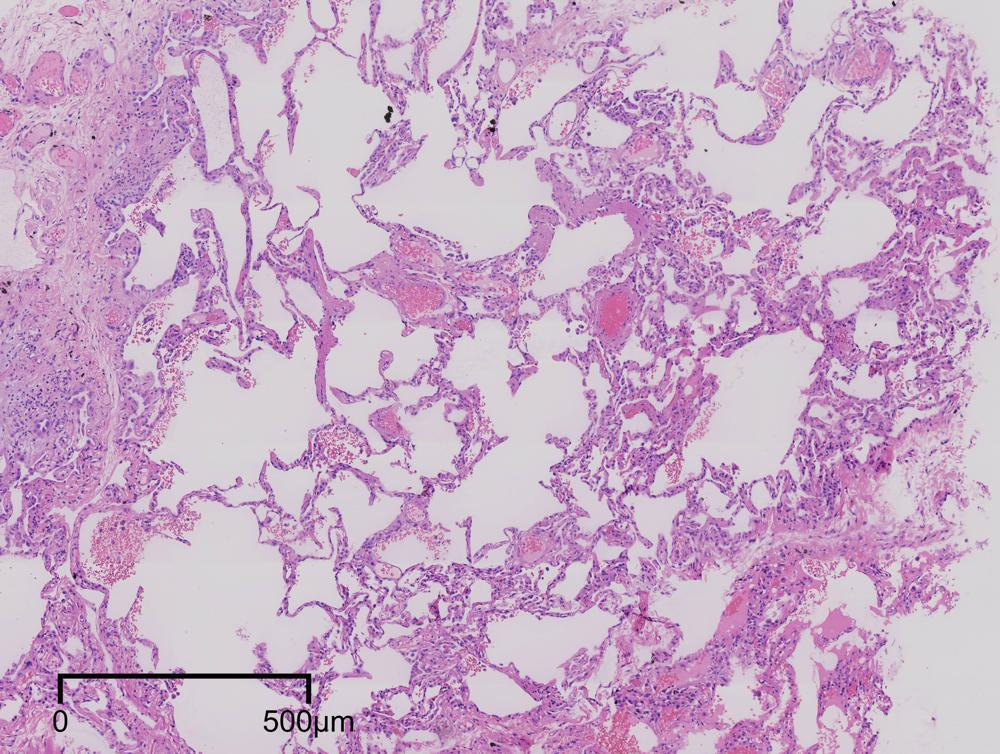
#> input picture Parameter Extraction Automation/pic_init/5.jpg, 1000 x 754 px
$ python 2.py
#> lines starting #> are read from the running program, lines starting #| are printed output that depends on the picture; after the words box and inside, x2 and y2 are one past the last pixel; in counts of white or black regions, pixels touching at a corner belong together
import cv2
import numpy as np

# 读取图像
image = cv2.imread('pic_init/5.jpg')
#> image is the input picture: shape (754, 1000, 3); mean B, G, R 198.3, 169.5, 199.5

# 转换为灰度图像
gray = cv2.cvtColor(image, cv2.COLOR_BGR2GRAY)
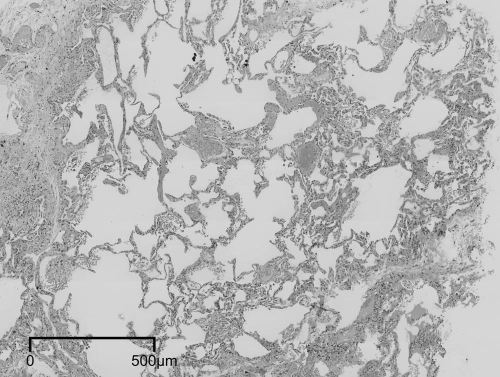
#> gray: shape (754, 1000) (shown at 1/2 size); min 0, max 242, mean 181.7

# 使用阈值来分割黑色部分
_, thresholded = cv2.threshold(gray, 10, 255, cv2.THRESH_BINARY_INV)
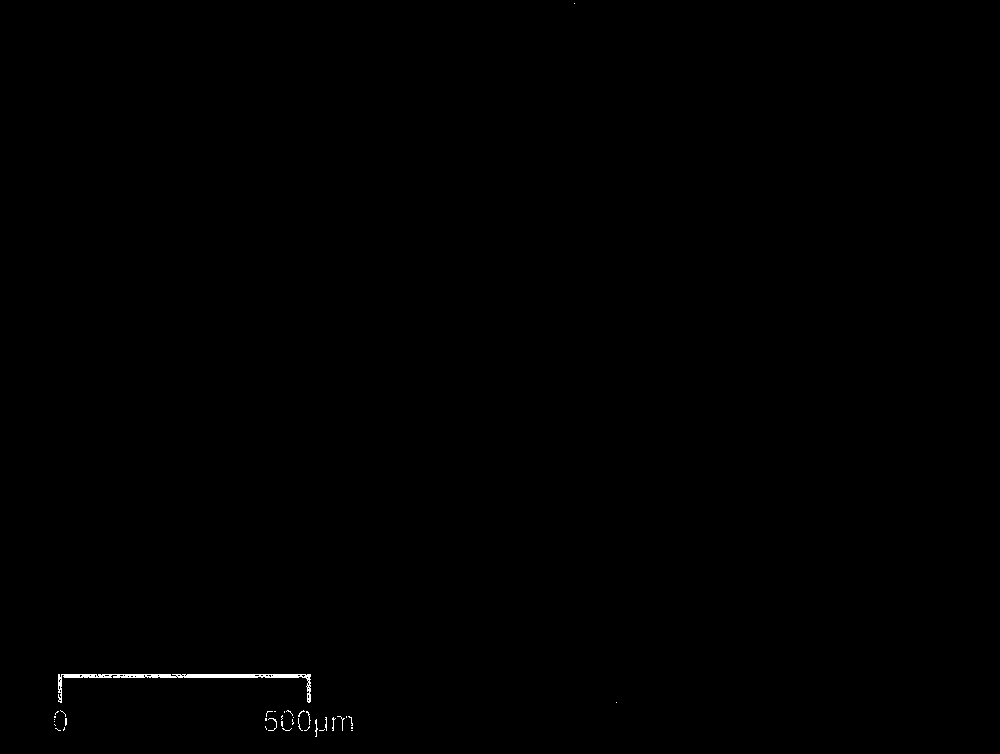
#> thresholded: shape (754, 1000); 0.18% white; 37 white regions (31 under 20 px)

# 查找轮廓
contours, _ = cv2.findContours(thresholded, cv2.RETR_EXTERNAL, cv2.CHAIN_APPROX_SIMPLE)
#> contours = 37 contours, 36 with area under 20; largest, box (x1, y1, x2, y2) and area: (58, 674, 311, 703) 813

# 去除小的离散区域
min_contour_area = 100  # 设置最小轮廓面积阈值
filtered_contours = [contour for contour in contours if cv2.contourArea(contour) > min_contour_area]
#> filtered_contours = 1 contour; box (x1, y1, x2, y2) and area: (58, 674, 311, 703) 813

# 计算所有黑色线段的总体边框范围
total_x_min = float('inf')
total_y_min = float('inf')
total_x_max = 0
total_y_max = 0

for contour in filtered_contours:
    x, y, w, h = cv2.boundingRect(contour)
    total_x_min = min(total_x_min, x)
    total_y_min = min(total_y_min, y)
    total_x_max = max(total_x_max, x + w)
    total_y_max = max(total_y_max, y + h)
#> this loop made 1 pass
#> (x, y, w, h, total_x_min, total_y_min, total_x_max, total_y_max) on pass 1: (58, 674, 253, 29, 58, 674, 311, 703)

total_width = total_x_max - total_x_min
#> total_width = 253
total_height = total_y_max - total_y_min
#> total_height = 29

print("所有黑色线段的总体边框范围 (x, y, width, height):", total_x_min, total_y_min, total_width, total_height)
#| 所有黑色线段的总体边框范围 (x, y, width, height): 58 674 253 29

# 在图像上绘制所有线段的总体边框范围
cv2.rectangle(image, (total_x_min, total_y_min), (total_x_max, total_y_max), (0, 255, 0), 2)
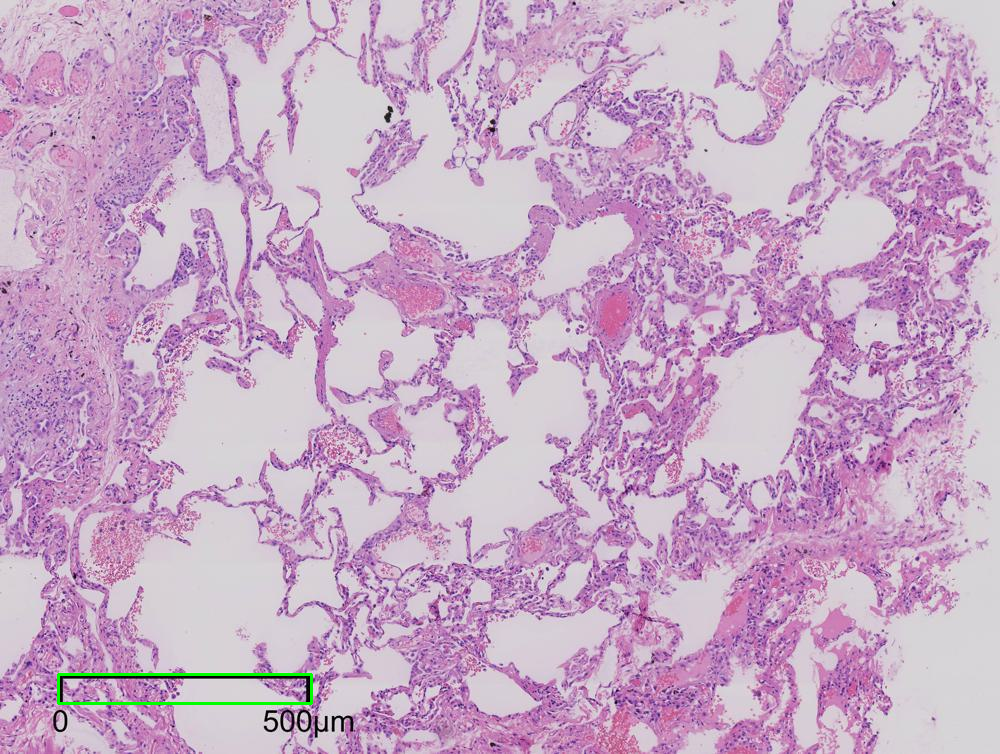
#> image: shape (754, 1000, 3); 0.22% of pixels changed, all inside (x1, y1, x2, y2) = (57, 673, 313, 705)

# 显示带有标记的图像
cv2.imshow('Detected Lines', image)
cv2.waitKey(0)
cv2.destroyAllWindows()

$ run again, with Parameter Extraction Automation/pic_init/1.jpg copied over Parameter Extraction Automation/pic_init/5.jpg
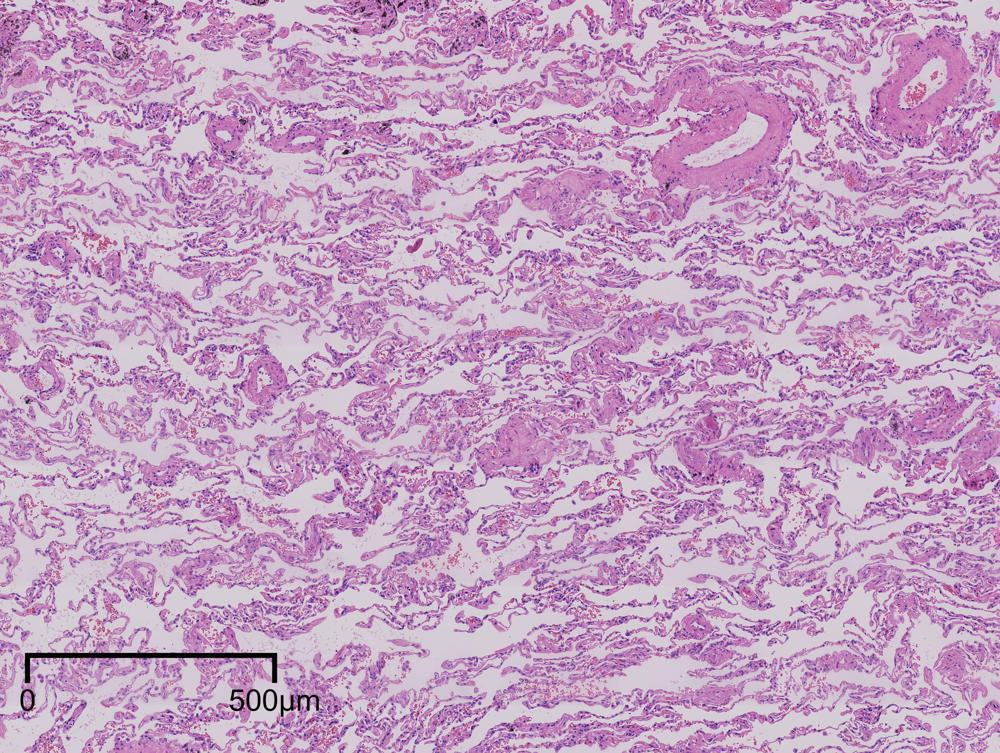
#> input picture Parameter Extraction Automation/pic_init/1.jpg, 1000 x 753 px
#> image is the input picture: shape (753, 1000, 3); mean B, G, R 193.5, 159.2, 195
#> `_, thresholded = cv2.threshold(gray, 10, 255, cv2.THRESH_BINARY_INV)`:
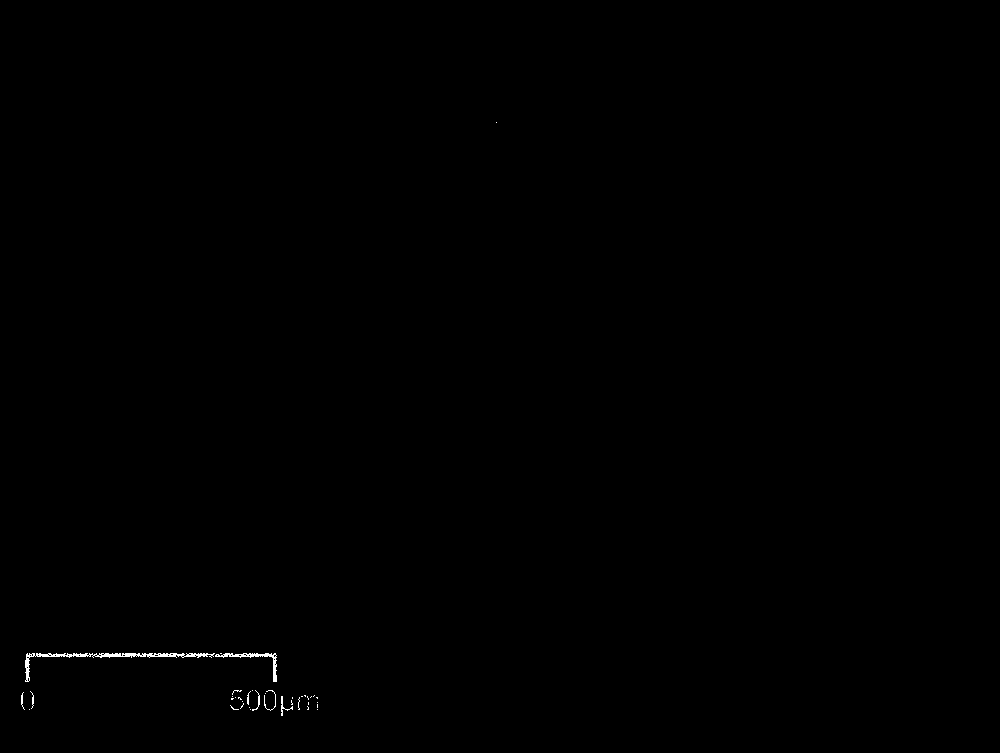
#> thresholded: shape (753, 1000); 0.17% white in thin lines or dots, all inside (x1, y1, x2, y2) = (21, 122, 497, 716)
#> contours = 37 contours, 34 with area under 20; largest, box (x1, y1, x2, y2) and area: (25, 653, 215, 682) 464, (215, 653, 277, 682) 194, (281, 696, 293, 716) 22
#> filtered_contours = 2 contours; box (x1, y1, x2, y2) and area: (25, 653, 215, 682) 464, (215, 653, 277, 682) 194
#> the loop `for contour in filtered_contours:` made 2 passes
#> (x, y, w, h, total_x_min, total_y_min, total_x_max, total_y_max) on passes 1 to 2: (215, 653, 62, 29, 215, 653, 277, 682), (25, 653, 190, 29, 25, 653, 277, 682)
#> total_width = 252
#> total_height = 29
#| 所有黑色线段的总体边框范围 (x, y, width, height): 25 653 252 29
#> `cv2.rectangle(image, (total_x_min, total_y_min), (total_x_max, total_y..`:
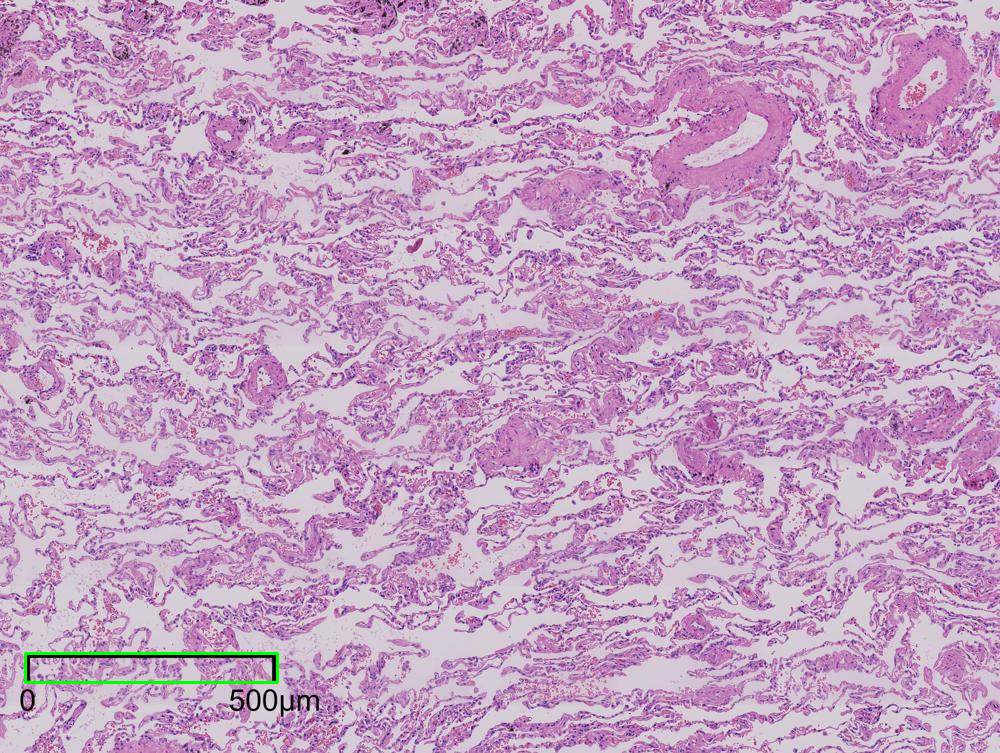
#> image: shape (753, 1000, 3); 0.22% of pixels changed, all inside (x1, y1, x2, y2) = (24, 652, 279, 684)

$ run again, with Parameter Extraction Automation/pic_init/2.jpg copied over Parameter Extraction Automation/pic_init/5.jpg
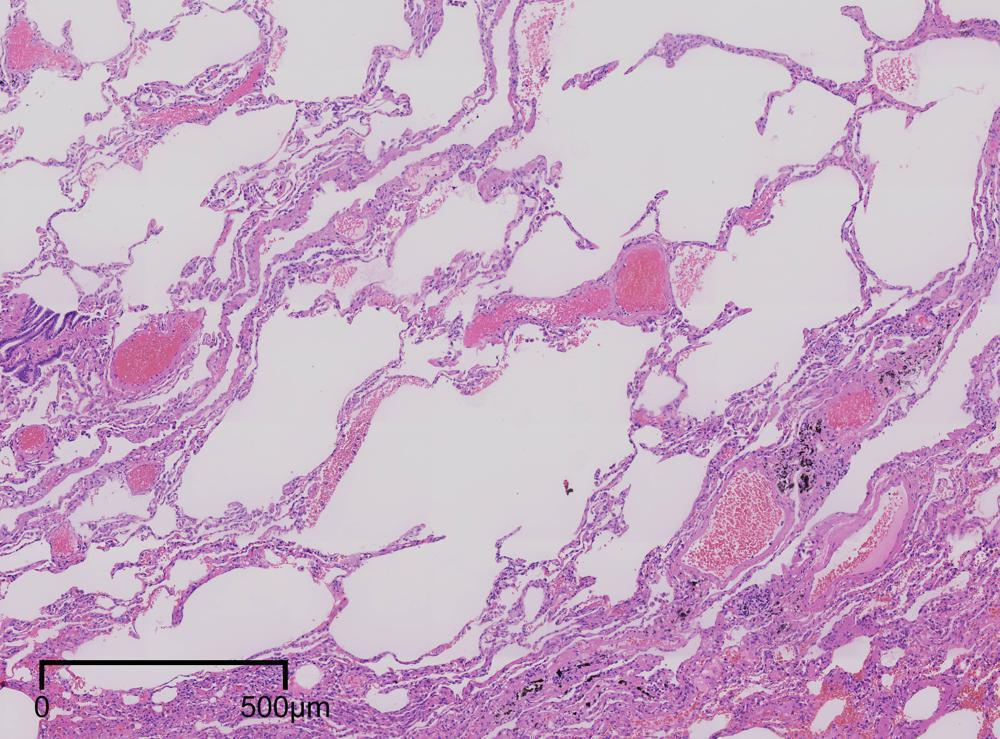
#> input picture Parameter Extraction Automation/pic_init/2.jpg, 1000 x 739 px
#> image is the input picture: shape (739, 1000, 3); mean B, G, R 198, 171.1, 200.2
#> `_, thresholded = cv2.threshold(gray, 10, 255, cv2.THRESH_BINARY_INV)`:
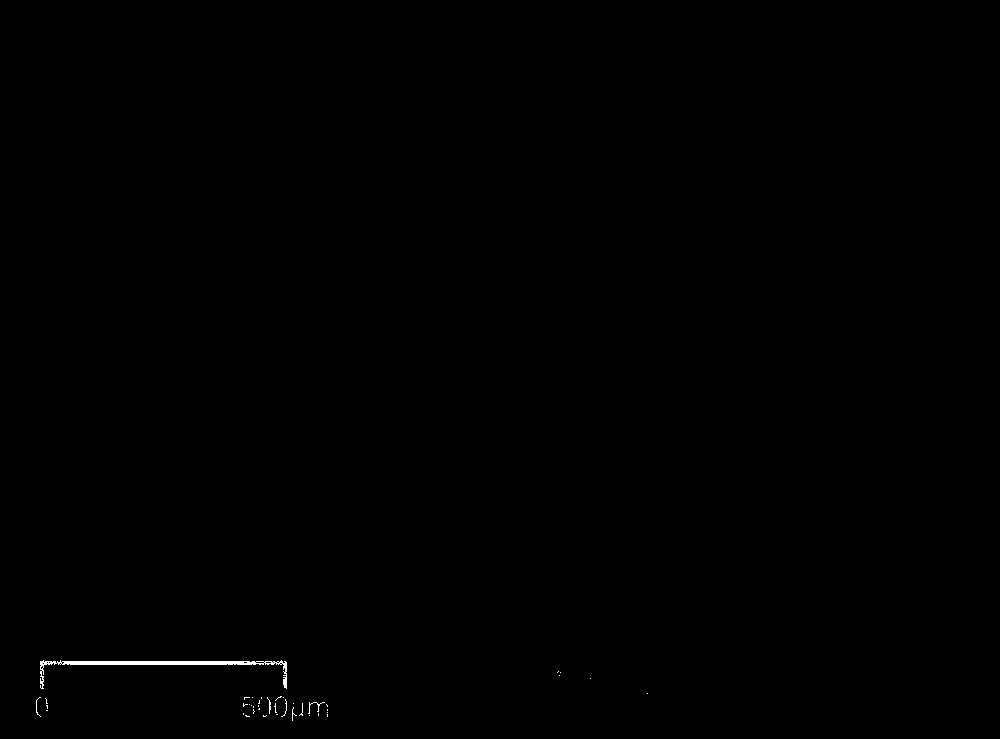
#> thresholded: shape (739, 1000); 0.18% white; 40 white regions (35 under 20 px)
#> contours = 40 contours, 39 with area under 20; largest, box (x1, y1, x2, y2) and area: (40, 660, 287, 689) 756
#> filtered_contours = 1 contour; box (x1, y1, x2, y2) and area: (40, 660, 287, 689) 756
#> the loop `for contour in filtered_contours:` made 1 pass
#> (x, y, w, h, total_x_min, total_y_min, total_x_max, total_y_max) on pass 1: (40, 660, 247, 29, 40, 660, 287, 689)
#> total_width = 247
#> total_height = 29
#| 所有黑色线段的总体边框范围 (x, y, width, height): 40 660 247 29
#> `cv2.rectangle(image, (total_x_min, total_y_min), (total_x_max, total_y..`:
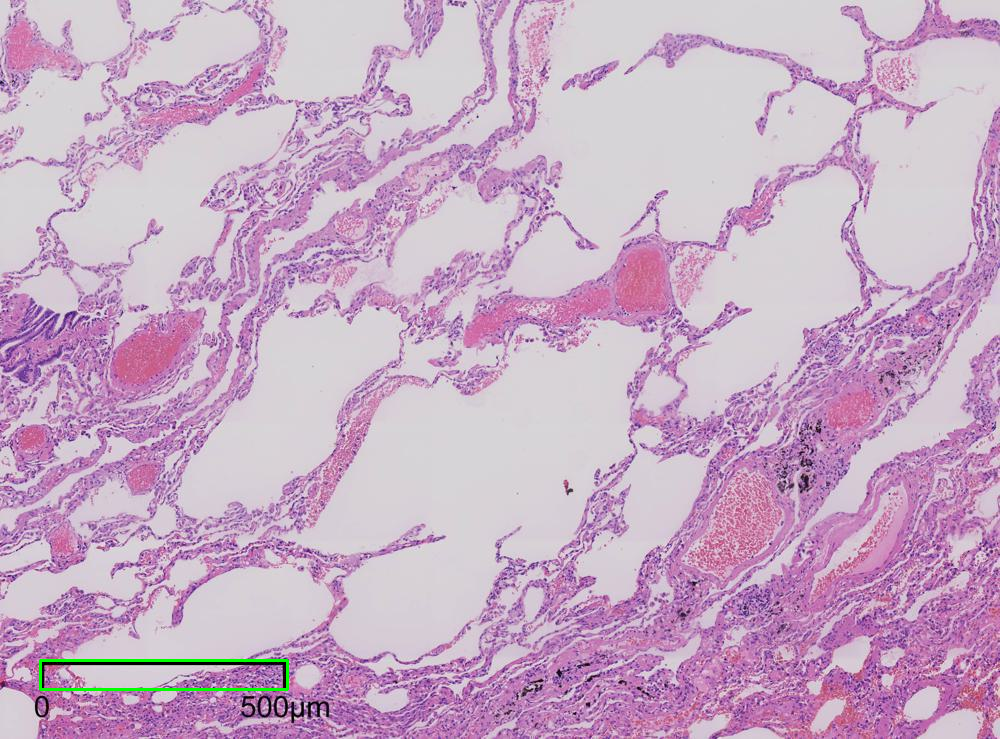
#> image: shape (739, 1000, 3); 0.22% of pixels changed, all inside (x1, y1, x2, y2) = (39, 659, 289, 691)
